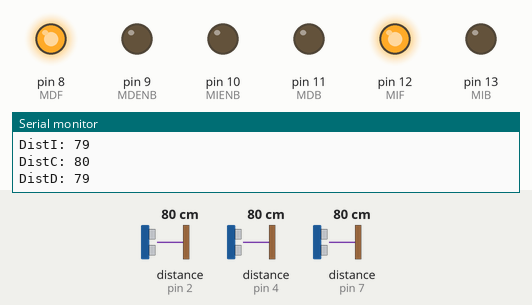
This sketch was run on a simulated Arduino Uno, built with avr-gcc and run on an emulated ATmega328P. Shown: output pins drawn as LEDs (lit = HIGH), the last lines printed to the serial monitor. Wiring (inferred from the names in the program): 3 × ultrasonic range finder: trigger pin 3, echo pin 2 / trigger pin 5, echo pin 4 / trigger pin 6, echo pin 7. The test bench sets the inputs (shaded band); at power-on: distance to the obstacle (sensors on pin 2, pin 4, pin 7) 80 cm. The echo pulse lasts 58.3 µs per cm; pins used as bus, display or sensor lines are not drawn.

Above: at 1.2 s.
1.3 s: distance to the obstacle (sensor on pin 2) set to 9 cm
At 1.8 s:
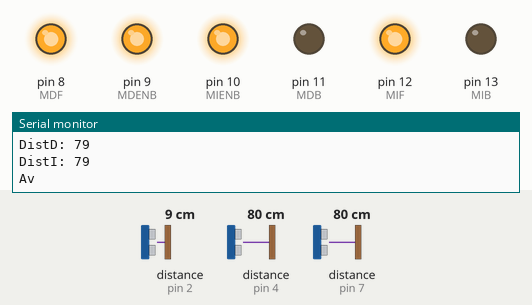
2.8 s: distance to the obstacle (sensor on pin 4) set to 12 cm
4.3 s: distance to the obstacle (sensor on pin 4) set to 9 cm
7.3 s: distance to the obstacle (sensor on pin 2) set to 14 cm
8.8 s: distance to the obstacle (sensor on pin 2) set to 17 cm
At 9.3 s:
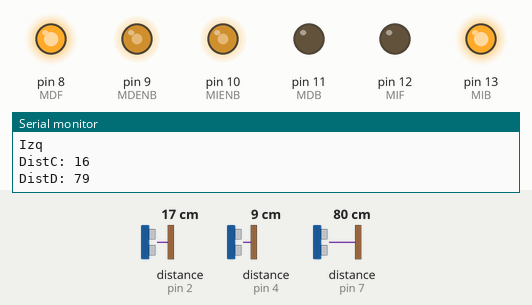
10.3 s: distance to the obstacle (sensor on pin 7) set to 12 cm
11.8 s: distance to the obstacle (sensor on pin 7) set to 9 cm
At 12.6 s:
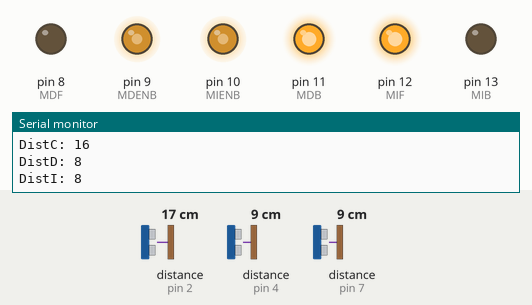
Timing chart, 0 to 14.3 s (numbered marks = the images above; inputs shaded):
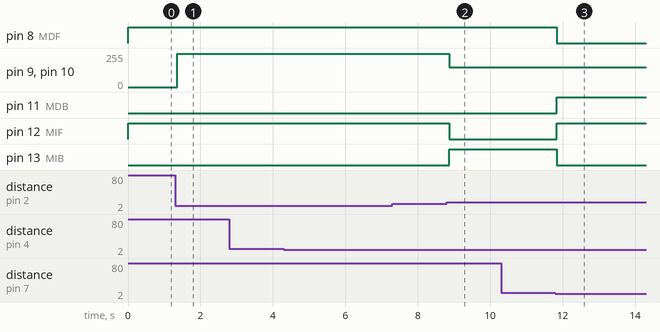

The sketch:

SigueObjetos.ino
```cpp
#include <Wire.h>

const int TrigC=3;
const int EchC=2;

const int TrigI=5;
const int EchI=4;

const int TrigD=6;
const int EchD=7;

const int MDF=8;
const int MDB=11;
const int MDENB=9;

const int MIF=12;
const int MIB=13;
const int MIENB=10;

/*
Suponiendo Arduino UNO

-----Conexión Ultrasonidos-----
    Echo-2                      Trigger-3
    VIN-5V
    GND-GND

    Echo-4                      Trigger-5
    VIN-5V
    GND-GND

    Echo-6                      Trigger-7
    VIN-5V
    GND-GND

-----Conexión Motores-----
    Derecho (Puente H)
    Movimiento hacia adelante-8        Movimiento hacia atrás-11
    ENB-9

    Izquierdo (Puente H)
    Movimiento hacia adelante-12        Movimiento hacia atrás-13
    ENB-10
*/
long dist(int trigger, int echo);
void girarDerecha();
void girarIzquierda();
void Avanti();
void Stop();

void setup() {
  // put your setup code here, to run once:
  //Esta secuencia es para checkear que funciona el módulo de color.
  Serial.begin(9600);


  //Configurar los ultrasonidos.
  pinMode(TrigC, OUTPUT);
  pinMode(EchC, INPUT);

  pinMode(TrigI, OUTPUT);
  pinMode(EchI, INPUT);

  pinMode(TrigD, OUTPUT);
  pinMode(EchD, INPUT);


  //Configurar motores.
  pinMode(MDF, OUTPUT);
  pinMode(MDB, OUTPUT);
  pinMode(MDENB, OUTPUT);

  digitalWrite(MDF, HIGH);
  digitalWrite(MDB, LOW);

  pinMode(MIF, OUTPUT);
  pinMode(MIB, OUTPUT);
  pinMode(MIENB, OUTPUT);

  digitalWrite(MIF, HIGH);
  digitalWrite(MIB, LOW);

}

void loop() {
  // put your main code here, to run repeatedly:
  //Calculamos las distancias de los ultrasonidos.
  long dC, dI, dD;
  dC = dist(TrigC, EchC);
  dI = dist(TrigI, EchI);
  dD = dist(TrigD, EchD);
  Serial.print("DistC: ");
  Serial.println(dC);
  Serial.print("DistD: ");
  Serial.println(dD);
  Serial.print("DistI: ");
  Serial.println(dI);

  //¿Es el color correcto?
  if (dC >= 5 && dC < 15){
      //Motores hacia adelante
      Avanti();
      Serial.println("Av");
    }else if(dC < 5){
      Stop();
      Serial.println("ST");
    }else if (dD < 10){
      //Giro derecha
      girarDerecha(150);
      Serial.println("Der");
    } else if (dI < 10){
      //Giro izquierda
      girarIzquierda(150);
      Serial.println("Izq");
    } else{
     /*do{
      girarDerecha(100);
      Serial.println("Derer");
      dC = dist(TrigC, EchC);
      dI = dist(TrigI, EchI);
      dD = dist(TrigD, EchD);
      }while(!(dC < 10 || dI < 5 || dD < 5));*/
      Stop();
    }
}

long dist(int trigger, int echo){
  long t;
  long d;
  digitalWrite(trigger, HIGH);
  delayMicroseconds(10);
  digitalWrite(trigger, LOW);
  t = pulseIn(echo, HIGH);
  d = 0.0172*t;
  return d;
}

void girarDerecha(int V){
  digitalWrite(MDF, LOW);
  digitalWrite(MDB, HIGH);
  digitalWrite(MIF, HIGH);
  digitalWrite(MIB, LOW);
  analogWrite(MDENB, V);
  analogWrite(MIENB, V);
}

void girarIzquierda(int V){
  digitalWrite(MDF, HIGH);
  digitalWrite(MDB, LOW);
  digitalWrite(MIF, LOW);
  digitalWrite(MIB, HIGH);
  analogWrite(MDENB, V);
  analogWrite(MIENB, V);
}

void Avanti(){
  digitalWrite(MDF, HIGH);
  digitalWrite(MDB, LOW);
  digitalWrite(MIF, HIGH);
  digitalWrite(MIB, LOW);
  analogWrite(MDENB, 250);
  analogWrite(MIENB, 250);
}
void Stop(){
  digitalWrite(MDF, HIGH);
  digitalWrite(MDB, LOW);
  digitalWrite(MIF, HIGH);
  digitalWrite(MIB, LOW);
  analogWrite(MDENB, 0);
  analogWrite(MIENB, 0);
}
```

Measured:
- the behaviour switches between 15 and 16 cm on distance to the obstacle (sensor on pin 2) (found by bisection; images 1 and 2)
- the behaviour switches between 11 and 10 cm on distance to the obstacle (sensor on pin 7) (found by bisection; images 2 and 3)
- after the input at 1.3 s, pin 9 (MDENB), pin 10 (MIENB): 0/255 → 250/255 after 0.05 s
- after the input at 8.8 s, pin 9 (MDENB), pin 10 (MIENB): 250/255 → 150/255 after 0.07 s; pin 12 (MIF): HIGH → LOW after 0.07 s; pin 13 (MIB): LOW → HIGH after 0.07 s
- after the input at 11.8 s, pin 8 (MDF), pin 13 (MIB): HIGH → LOW at once; pin 11 (MDB), pin 12 (MIF): LOW → HIGH at once
